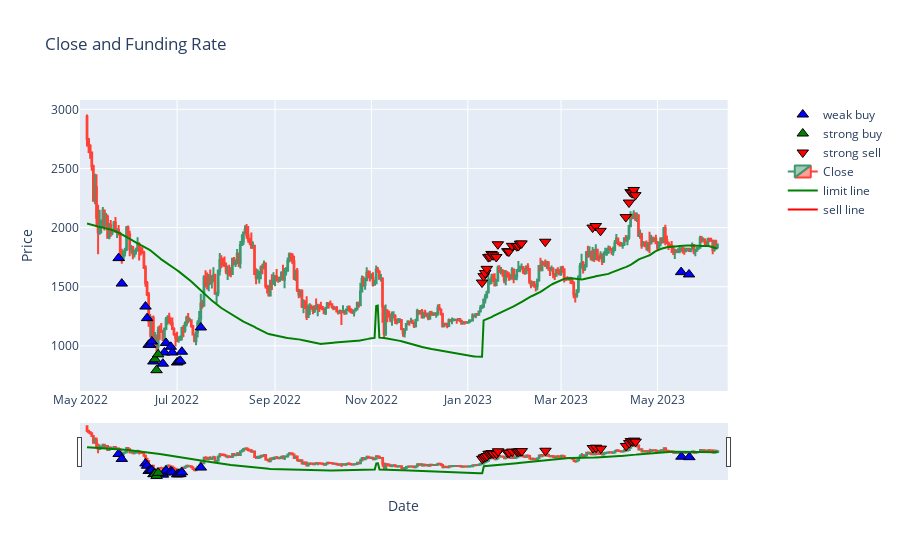

The notebook cell saved with this chart:
### Code cell
# create subplots with two y-axes
fig = make_subplots(specs=[[{"secondary_y": True}]])

fig.add_trace(go.Scatter(
    x=pd.to_datetime(df['open time'][df['weak buy'] > 0], unit='ms'),
    y=-200+df['close'][df['weak buy'] > 0],
    name='weak buy',
    mode='markers',
    marker=dict(
        symbol='triangle-up',
        size=10,
        color='blue',
        line=dict(width=1, color='black'),
    )
))

fig.add_trace(go.Scatter(
    x=pd.to_datetime(df['open time'][df['strong buy'] > 0], unit='ms'),
    y=-200+df['close'][df['strong buy'] > 0],
    name='strong buy',
    mode='markers',
    marker=dict(
        symbol='triangle-up',
        size=10,
        color='green',
        line=dict(width=1, color='black'),
    )
))

"""
fig.add_trace(go.Scatter(
    x=df['open time'][df['weak sell'] > 0],
    y=1000+df['close'][df['weak sell'] > 0],
    name='weak sell',
    mode='markers',
    marker=dict(
        symbol='triangle-down',
        size=10,
        line=dict(width=1, color='black'),
    )
))
"""

fig.add_trace(go.Scatter(
    x=pd.to_datetime(df['open time'][df['strong sell'] > 0], unit='ms'),
    y=200+df['close'][df['strong sell'] > 0],
    name='strong sell',
    mode='markers',
    marker=dict(
        symbol='triangle-down',
        size=10,
        color='red',
        line=dict(width=1, color='black'),
    )
))

fig.add_trace(go.Scatter(
    x=pd.to_datetime(df['open time'][df['blow off top'] > 0], unit='ms'),
    y=200+df['close'][df['blow off top'] > 0],
    name='blow off top',
    mode='markers',
    marker=dict(
        symbol='triangle-down',
        size=10,
        color='orange',
        line=dict(width=1, color='black'),
    )
))

# add the trace for the close data to the first y-axis
fig.add_trace(go.Candlestick(
    x=pd.to_datetime(df['open time'], unit='ms'),
    open=df['open'],
    high=df['high'],
    low=df['low'],
    close=df['close'],
    name='Close')
)

fig.add_trace(go.Scatter(
    x=pd.to_datetime(df['open time'], unit='ms'),
    y=df['limit line'],
    mode='lines',
    name='limit line',
    line=dict(color='green')
))


fig.add_trace(go.Scatter(
    x=pd.to_datetime(df['open time'], unit='ms'),
    y=df['Sell_line'],
    mode='lines',
    name='sell line',
    line=dict(color='red')
))

# set the layout of the figure
fig.update_layout(title='Close and Funding Rate', xaxis_title='Date', yaxis_title='Price')

# show the plot
fig.show()

### Figure 1 — Plotly figure (JSON) as saved in the notebook; plotly's stock layout.template omitted (floating-point values rounded to 4 significant figures; data arrays with more than 128 entries replaced by an {"elided": "..."} marker saying what was removed)
{"data": [{"marker": {"color": "blue", "line": {"color": "black", "width": 1}, "size": 10, "symbol": "triangle-up"}, "mode": "markers", "name": "weak buy", "type": "scatter", "x": ["2022-05-25T00:00:00", "2022-05-27T00:00:00", "2022-06-11T00:00:00", "2022-06-12T00:00:00", "2022-06-13T00:00:00", "2022-06-14T00:00:00", "2022-06-15T00:00:00", "2022-06-16T00:00:00", "2022-06-22T00:00:00", "2022-06-23T00:00:00", "2022-06-24T00:00:00", "2022-06-27T00:00:00", "2022-06-28T00:00:00", "2022-07-01T00:00:00", "2022-07-02T00:00:00", "2022-07-03T00:00:00", "2022-07-04T00:00:00", "2022-07-16T00:00:00", "2023-05-16T00:00:00", "2023-05-21T00:00:00"], "y": [1742, 1527.0, 1332.0, 1234.0, 1009.0, 1008.0, 1036.0, 867.8, 849.4, 943.7, 1024.0, 991.9, 943.5, 859.2, 866.5, 873.9, 950.2, 1155.0, 1624.0, 1604.0]}, {"marker": {"color": "green", "line": {"color": "black", "width": 1}, "size": 10, "symbol": "triangle-up"}, "mode": "markers", "name": "strong buy", "type": "scatter", "x": ["2022-06-17T00:00:00", "2022-06-18T00:00:00", "2022-06-19T00:00:00"], "y": [886.0, 794.1, 927.9]}, {"marker": {"color": "red", "line": {"color": "black", "width": 1}, "size": 10, "symbol": "triangle-down"}, "mode": "markers", "name": "strong sell", "type": "scatter", "x": ["2023-01-10T00:00:00", "2023-01-11T00:00:00", "2023-01-12T00:00:00", "2023-01-13T00:00:00", "2023-01-14T00:00:00", "2023-01-15T00:00:00", "2023-01-16T00:00:00", "2023-01-17T00:00:00", "2023-01-19T00:00:00", "2023-01-20T00:00:00", "2023-01-26T00:00:00", "2023-01-27T00:00:00", "2023-01-29T00:00:00", "2023-02-01T00:00:00", "2023-02-02T00:00:00", "2023-02-03T00:00:00", "2023-02-04T00:00:00", "2023-02-19T00:00:00", "2023-03-21T00:00:00", "2023-03-23T00:00:00", "2023-03-26T00:00:00", "2023-04-11T00:00:00", "2023-04-13T00:00:00", "2023-04-14T00:00:00", "2023-04-15T00:00:00", "2023-04-16T00:00:00", "2023-04-17T00:00:00"], "y": [1535.0, 1589.0, 1616.0, 1651.0, 1750.0, 1753.0, 1777.0, 1766.0, 1751.0, 1859.0, 1801.0, 1797.0, 1846.0, 1842.0, 1844.0, 1864.0, 1866.0, 1880.0, 2000.0, 2013.0, 1973.0, 2089.0, 2212.0, 2300.0, 2291.0, 2318.0, 2274.0]}, {"marker": {"color": "orange", "line": {"color": "black", "width": 1}, "size": 10, "symbol": "triangle-down"}, "mode": "markers", "name": "blow off top", "type": "scatter", "x": [], "y": []}, {"close": {"elided": "400 float values"}, "high": {"elided": "400 float values"}, "low": {"elided": "400 float values"}, "name": "Close", "open": {"elided": "400 float values"}, "type": "candlestick", "x": {"elided": "400 str values"}}, {"line": {"color": "green"}, "mode": "lines", "name": "limit line", "type": "scatter", "x": {"elided": "400 str values"}, "y": {"elided": "400 float values"}}, {"line": {"color": "red"}, "mode": "lines", "name": "sell line", "type": "scatter", "x": {"elided": "400 str values"}, "y": {"elided": "400 null values"}}], "layout": {"title": {"text": "Close and Funding Rate"}, "xaxis": {"anchor": "y", "domain": [0, 0.94], "title": {"text": "Date"}}, "yaxis": {"anchor": "x", "domain": [0, 1], "title": {"text": "Price"}}, "yaxis2": {"anchor": "x", "overlaying": "y", "side": "right"}}}
